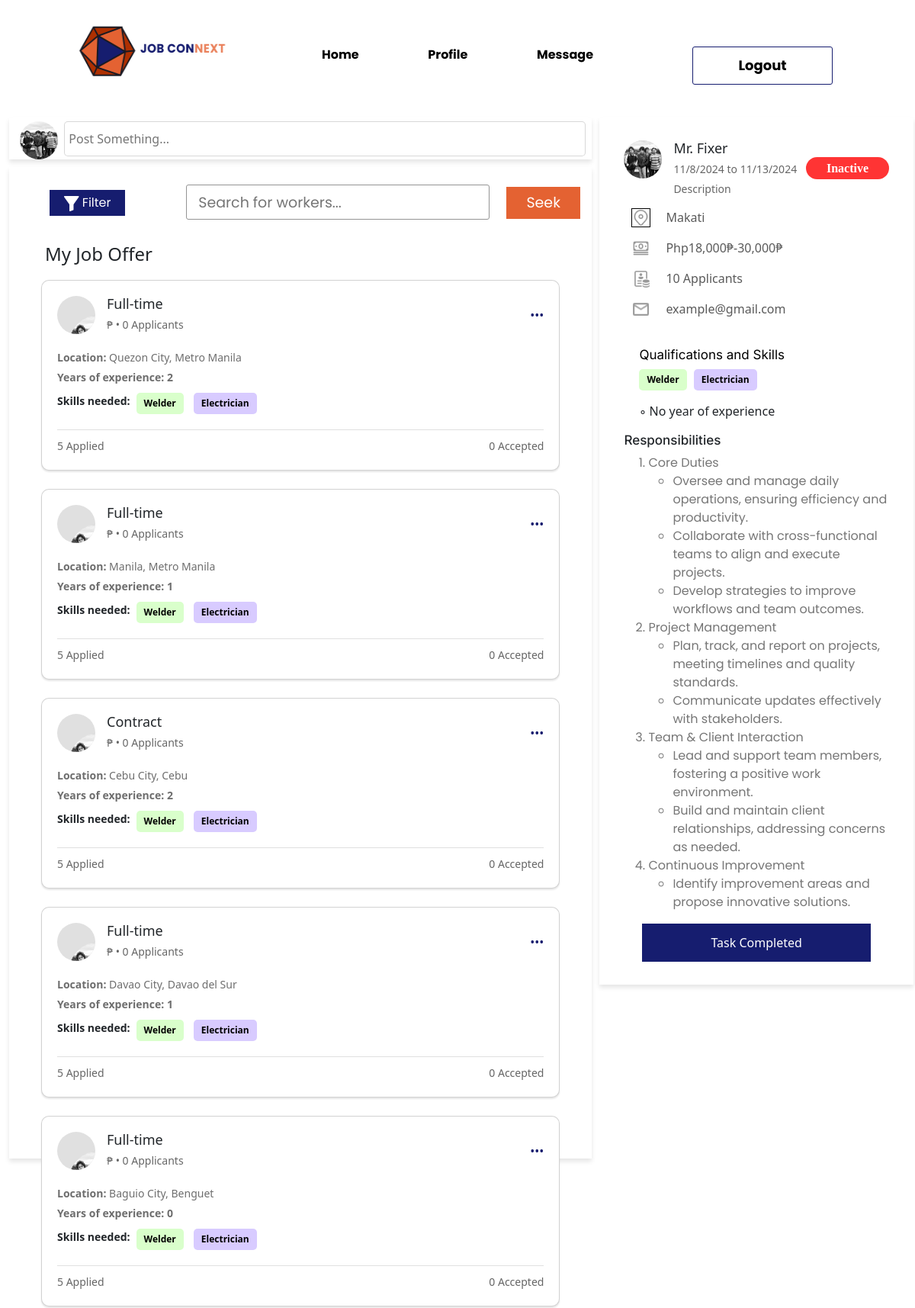
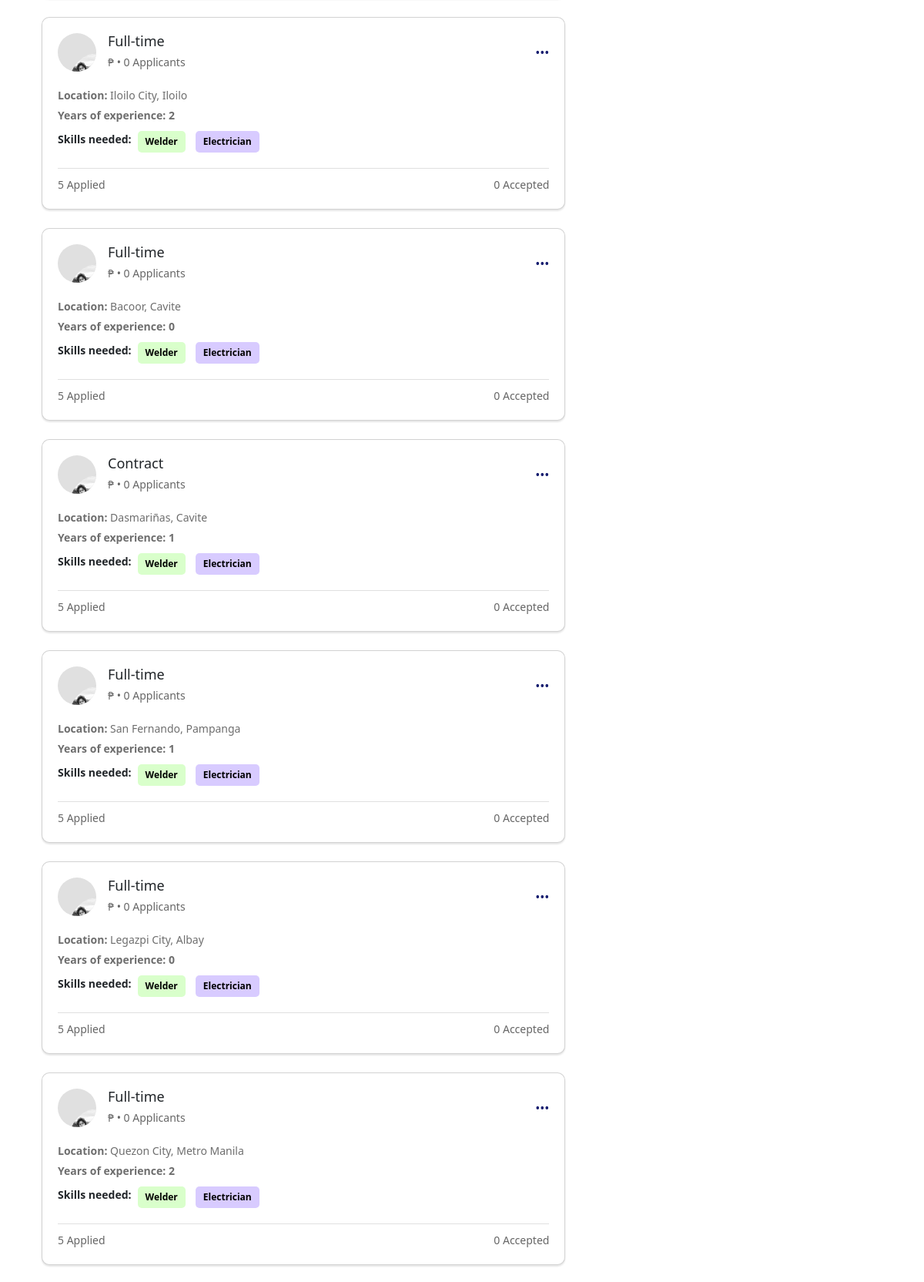
/ClientPortal/client-inactive.php (upper part), run on the app's committed database (2 pictures, top to bottom).
### tables this page shows
CREATE TABLE `tbl_client_jobpost` (
  `client_id` int(11) NOT NULL,
  `job_title` varchar(55) NOT NULL,
  `job_post_id` int(10) NOT NULL,
  `job_offer` varchar(50) NOT NULL,
  `salary_start` int(25) NOT NULL,
  `salary_end` int(25) NOT NULL,
  `picture/pdf` blob NOT NULL,
  `job_status` int(11) NOT NULL,
  `description` varchar(255) NOT NULL,
  `location` varchar(55) NOT NULL,
  `applicants` int(11) NOT NULL,
  `year_exp` int(11) NOT NULL,
  `start_posted` date NOT NULL DEFAULT current_timestamp(),
  `deadline` date NOT NULL
);

### ClientPortal/client-inactive.php (the view, shortened to what this page needs)
<!DOCTYPE html>
<html lang="en">
<head>
    <link href="https://cdn.jsdelivr.net/npm/bootstrap@5.3.3/dist/css/bootstrap.min.css" rel="stylesheet"
>
    <link rel="stylesheet" href="../Assets/css/client-inactive.css">
    <link rel="stylesheet" href="../Assets/css/style.css">
</head>
<body>
<?php include "../ClientPortal/components/navbar.php"?>
    <div class="container-fluid custom-container" id="main_content">
        <div class="add_job">
            <div class="dp_photo">
                <img src="../Assets/image/18a32bd5b48b9bc6ead9580129a54aaf.jpg" alt="">
                <input type="text" class="custom-input" placeholder="Post Something..." id="post_something">
            </div>
        </div>
        <div class="container worker_details">
            <div class="container worker_detail_header">
                <div class="job-header">
                    <div class="profile-info">
                        <div class="avatar">
                            <img src="../Assets/image/18a32bd5b48b9bc6ead9580129a54aaf.jpg" alt="Avatar">
                        </div>
                        <div class="details">
                            <h3>Mr. Fixer</h3>
                            <p>11/8/2024 to 11/13/2024</p>
                            <p>Description</p>
                        </div>
                    </div>
                    <div class="inactive-menu">
                        <a href="../ClientPortal/client-showjob.php">
                            <button>
                                Inactive
                            </button>
                        </a>
                    </div>
                </div>
                <div class="short-info-container">
                    <div class="short-info">
                        <img src="../Assets/image/Location.png" alt="">
                        <p>Makati</p>
                    </div>
                    <div class="short-info">
                        <img src="../Assets/image/Stack of Money.png" alt="">
                        <p>Php18,000₱-30,000₱</p>
                    </div>
                    <div class="short-info">
                        <img src="../Assets/image/Applicant.png" alt="">
                        <p>10 Applicants</p>
                    </div>
                    <div class="short-info">
                        <img src="../Assets/image/ic_outline-email.png" alt="">
                        <p>example@gmail.com</p>
                    </div>
                </div>
                <div class="skills-worker-details">
                    <p>Qualifications and Skills</p>
                </div>
                <div class="skills-available-details">
                    <span class="skill-tag green">Welder</span>
                    <span class="skill-tag purple">Electrician</span>
                </div>
                <div class="no-ex">
                    <p>◦ No year of experience</p>
                </div>
                <div class="responsibilities">
                    <h3>Responsibilities</h3>
                    <ol>
                        <li>Core Duties
                            <ul>
                                <li>Oversee and manage daily operations, ensuring efficiency and productivity.</li>
                                <li>Collaborate with cross-functional teams to align and execute projects.</li>
                                <li>Develop strategies to improve workflows and team outcomes.</li>
                            </ul>
                        </li>
                        <li>Project Management
                            <ul>
                                <li>Plan, track, and report on projects, meeting timelines and quality standards.</li>
                                <li>Communicate updates effectively with stakeholders.</li>
                            </ul>
                        </li>
                        <li>Team & Client Interaction
                            <ul>
                                <li>Lead and support team members, fostering a positive work environment.</li>
                                <li>Build and maintain client relationships, addressing concerns as needed.</li>
                            </ul>
                        </li>
                        <li>Continuous Improvement
                            <ul>
                                <li>Identify improvement areas and propose innovative solutions.</li>
                            </ul>
                        </li>
                    </ol>
                    <div class="job-done">
                        <a href="../ClientPortal/client_rate-workers.php">
                            <button>
                                Task Completed
                            </button>
                        </a>
                    </div>
                </div>
            </div>
        </div>
        <div class="page_content">
            <div class="row content-header">
                <div class="col-sm-3">
                    <div class="container-fluid content-filter">
                        <button>
                            <img src="../Assets/image/filter (1) 1.png" alt="">
                            <span>
                                Filter
                            </span>
                        </button>
                    </div>
                </div>
                <div class="col-sm-7">
                    <div class="container-fluid freelance-search">
                        <input type="text" placeholder="  Search for workers..." id="freelance-search">
                    </div>
                </div>
                <div class="col-sm-2">
                    <div class="seek-worker">
                        <button>
                            <span>
                                Seek
                            </span>
                        </button>
                    </div>
                </div>
            </div>
            <div class="row title-section">
                <div class="col content-title">
                    <p>
                        My Job Offer
                    </p>
                </div>
            </div>
            <?php
            $job_offerqry = "SELECT * FROM tbl_client_jobpost";
            $jobEXoffer = mysqli_query($conn, $job_offerqry);
                while ($jobGetdata = mysqli_fetch_assoc($jobEXoffer)){
                $job_salary = $jobGetdata['salary'];
                $num_applicants = $jobGetdata['applicants'];
                $yr_Exp = $jobGetdata['year_exp'];
                $job_loc = $jobGetdata['location'];
                $job_offer = $jobGetdata['job_offer'];
            ?>
            <div class="row job-card">
                <div class="col-sm-12">
                    <a href="" class="card-link">
                        <div class="card" id="my-offer">
                            <div class="job-header">
                                <div class="profile-info">
                                    <div class="avatar">
                                        <img src="../Assets/image/18a32bd5b48b9bc6ead9580129a54aaf.jpg" alt="Avatar">
                                    </div>
                                    <div class="details">
                                        <h3><?php echo $job_offer?></h3>
                                        <p><?php echo $job_salary. "₱"." "."•"." ". $num_applicants." "."Applicants" ?></p>
                                    </div>
                                </div>
                                <div class="job-dates">
                                    <div class="menu">•••</div>
                                </div>
                            </div>
                            <div class="job-body">
                                <div class="info">
                                    <p>
                                        <strong>Location:</strong>
                                        <?php echo $job_loc ?>
                                    </p>
                                    <p>
                                        <strong><?php echo "Years of experience: ". $yr_Exp ?></strong>
                                    </p>
                                </div>
                                <div class="skills">
                                    <p><strong>Skills needed:</strong></p>
                                    <span class="skill-tag green">Welder</span>
                                    <span class="skill-tag purple">Electrician</span>
                                </div>
                            </div>
                            <div class="job-footer">
                                <p>5 Applied</p>
                                <p>0 Accepted</p>
                            </div>
                        </div>
                </div>
                <br>
            </div>
            <?php }?>
    </div>
</body>
</html>

### Assets/css/style.css (style rules this page uses)
a { text-decoration: none; }
input, .btn { border: 1px solid gray; border-radius: 5px; padding: 5px; margin-bottom: 20px; }
* { margin: 0px; padding: 0px; }

### data on the page
tbl_client_jobpost: job_offer "Full-time", applicants "0", location "Quezon City, Metro Manila", year_exp "2"
tbl_client_jobpost: job_offer "Full-time", applicants "0", location "Manila, Metro Manila", year_exp "1"
tbl_client_jobpost: job_offer "Contract", applicants "0", location "Cebu City, Cebu", year_exp "2"
tbl_client_jobpost: job_offer "Full-time", applicants "0", location "Davao City, Davao del Sur", year_exp "1"
tbl_client_jobpost: job_offer "Full-time", applicants "0", location "Baguio City, Benguet", year_exp "0"
tbl_client_jobpost: job_offer "Full-time", applicants "0", location "Iloilo City, Iloilo", year_exp "2"
tbl_client_jobpost: job_offer "Full-time", applicants "0", location "Bacoor, Cavite", year_exp "0"
tbl_client_jobpost: job_offer "Contract", applicants "0", location "Dasmariñas, Cavite", year_exp "1"
tbl_client_jobpost: job_offer "Full-time", applicants "0", location "San Fernando, Pampanga", year_exp "1"
tbl_client_jobpost: job_offer "Full-time", applicants "0", location "Legazpi City, Albay", year_exp "0"
tbl_client_jobpost: job_offer "Full-time", applicants "0", location "Quezon City, Metro Manila", year_exp "2"
